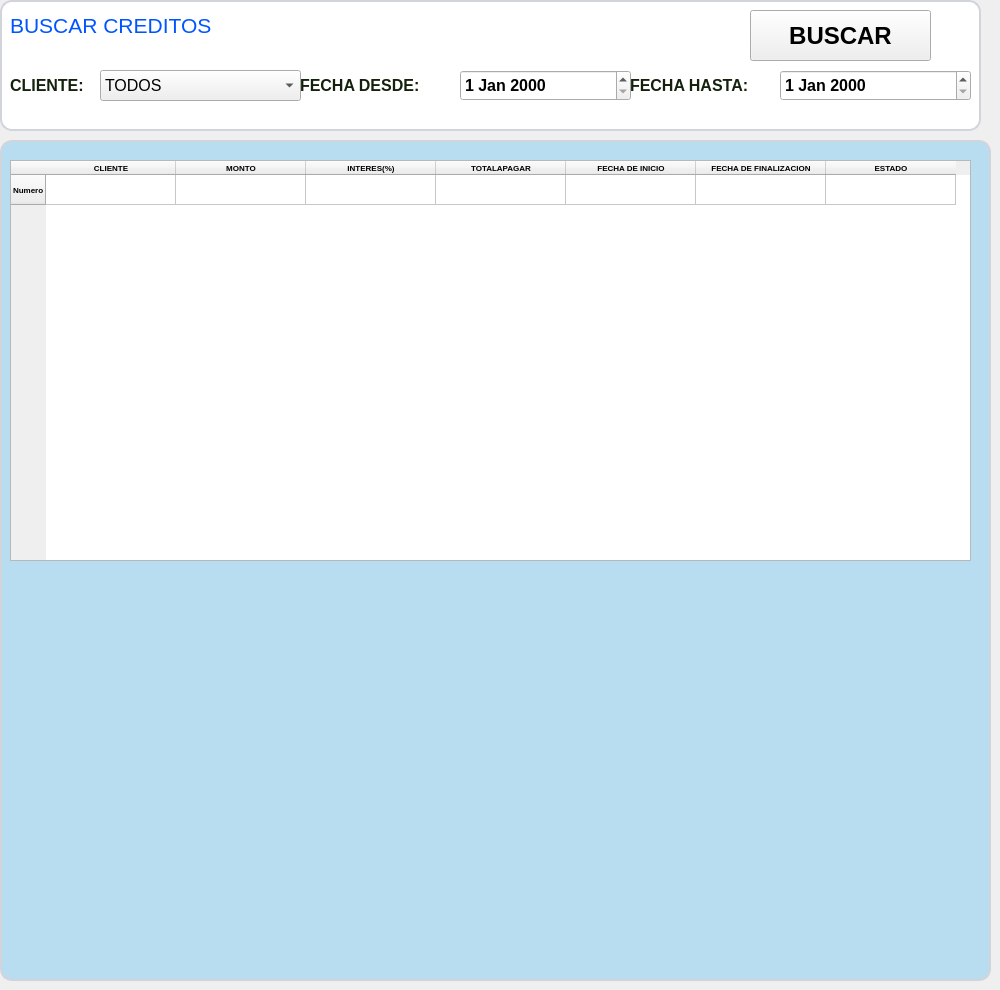
     <widget class="QWidget" name="tab_7">
      <attribute name="title">
       <string>Creditos Cancelados</string>
      </attribute>
      <widget class="QLabel" name="label_96">
       <property name="geometry">
        <rect>
         <x>10</x>
         <y>10</y>
         <width>391</width>
         <height>31</height>
        </rect>
       </property>
       <property name="font">
        <font>
         <pointsize>16</pointsize>
         <weight>50</weight>
         <bold>false</bold>
        </font>
       </property>
       <property name="text">
        <string>&lt;html&gt;&lt;head/&gt;&lt;body&gt;&lt;p&gt;&lt;span style=&quot; color: #0055FF;;&quot;&gt;BUSCAR CREDITOS
&lt;/span&gt;&lt;/p&gt;&lt;/body&gt;&lt;/html&gt;</string>
       </property>
      </widget>
      <widget class="QComboBox" name="comboBox_10">
       <property name="geometry">
        <rect>
         <x>100</x>
         <y>70</y>
         <width>201</width>
         <height>31</height>
        </rect>
       </property>
       <property name="font">
        <font>
         <pointsize>12</pointsize>
         <weight>50</weight>
         <bold>false</bold>
        </font>
       </property>
       <item>
        <property name="text">
         <string>TODOS</string>
        </property>
       </item>
      </widget>
      <widget class="QLabel" name="label_97">
       <property name="geometry">
        <rect>
         <x>10</x>
         <y>60</y>
         <width>231</width>
         <height>51</height>
        </rect>
       </property>
       <property name="font">
        <font>
         <pointsize>12</pointsize>
         <weight>75</weight>
         <bold>true</bold>
        </font>
       </property>
       <property name="styleSheet">
        <string notr="true">color: #14220D;</string>
       </property>
       <property name="text">
        <string>CLIENTE:</string>
       </property>
      </widget>
      <widget class="QLabel" name="label_98">
       <property name="geometry">
        <rect>
         <x>0</x>
         <y>0</y>
         <width>981</width>
         <height>131</height>
        </rect>
       </property>
       <property name="font">
        <font>
         <pointsize>14</pointsize>
        </font>
       </property>
       <property name="styleSheet">
        <string notr="true">QLabel {
    background-color: white;
    color: #14220D;
    border: 2px solid #D1D5DB;
    border-radius: 12px;
    padding: 10px;
}</string>
       </property>
       <property name="text">
        <string/>
       </property>
      </widget>
      <widget class="QLabel" name="label_99">
       <property name="geometry">
        <rect>
         <x>0</x>
         <y>140</y>
         <width>991</width>
         <height>841</height>
        </rect>
       </property>
       <property name="font">
        <font>
         <pointsize>14</pointsize>
        </font>
       </property>
       <property name="styleSheet">
        <string notr="true">QLabel {
    background-color: #B8DCF0;
    color: #14220D;
    border: 2px solid #D1D5DB;
    border-radius: 12px;
    padding: 10px;
}</string>
       </property>
       <property name="text">
        <string/>
       </property>
      </widget>
      <widget class="QLabel" name="label_100">
       <property name="geometry">
        <rect>
         <x>300</x>
         <y>60</y>
         <width>231</width>
         <height>51</height>
        </rect>
       </property>
       <property name="font">
        <font>
         <pointsize>12</pointsize>
         <weight>75</weight>
         <bold>true</bold>
        </font>
       </property>
       <property name="styleSheet">
        <string notr="true">color: #14220D;</string>
       </property>
       <property name="text">
        <string>FECHA DESDE:</string>
       </property>
      </widget>
      <widget class="QDateEdit" name="dateEdit_6">
       <property name="geometry">
        <rect>
         <x>460</x>
         <y>70</y>
         <width>171</width>
         <height>31</height>
        </rect>
       </property>
       <property name="font">
        <font>
         <pointsize>12</pointsize>
         <weight>75</weight>
         <bold>true</bold>
        </font>
       </property>
      </widget>
      <widget class="QLabel" name="label_101">
       <property name="geometry">
        <rect>
         <x>630</x>
         <y>60</y>
         <width>231</width>
         <height>51</height>
        </rect>
       </property>
       <property name="font">
        <font>
         <pointsize>12</pointsize>
         <weight>75</weight>
         <bold>true</bold>
        </font>
       </property>
       <property name="styleSheet">
        <string notr="true">color: #14220D;</string>
       </property>
       <property name="text">
        <string>FECHA HASTA:</string>
       </property>
      </widget>
      <widget class="QDateEdit" name="dateEdit_7">
       <property name="geometry">
        <rect>
         <x>780</x>
         <y>70</y>
         <width>191</width>
         <height>31</height>
        </rect>
       </property>
       <property name="font">
        <font>
         <pointsize>12</pointsize>
         <weight>75</weight>
         <bold>true</bold>
        </font>
       </property>
      </widget>
      <widget class="QPushButton" name="pushButton_33">
       <property name="geometry">
        <rect>
         <x>750</x>
         <y>10</y>
         <width>181</width>
         <height>51</height>
        </rect>
       </property>
       <property name="font">
        <font>
         <pointsize>18</pointsize>
         <weight>75</weight>
         <bold>true</bold>
        </font>
       </property>
       <property name="text">
        <string>BUSCAR</string>
       </property>
       <property name="icon">
        <iconset>
         <normaloff>Imagenes/verificar.png</normaloff>Imagenes/verificar.png</iconset>
       </property>
       <property name="iconSize">
        <size>
         <width>50</width>
         <height>40</height>
        </size>
       </property>
      </widget>
      <widget class="QTableWidget" name="tableWidget_8">
       <property name="geometry">
        <rect>
         <x>10</x>
         <y>160</y>
         <width>961</width>
         <height>401</height>
        </rect>
       </property>
       <property name="minimumSize">
        <size>
         <width>30</width>
         <height>60</height>
        </size>
       </property>
       <property name="font">
        <font>
         <pointsize>6</pointsize>
         <weight>75</weight>
         <bold>true</bold>
        </font>
       </property>
       <property name="editTriggers">
        <set>QAbstractItemView::NoEditTriggers</set>
       </property>
       <attribute name="horizontalHeaderCascadingSectionResizes">
        <bool>false</bool>
       </attribute>
       <attribute name="horizontalHeaderDefaultSectionSize">
        <number>130</number>
       </attribute>
       <row>
        <property name="text">
         <string>Numero</string>
        </property>
       </row>
       <column>
        <property name="text">
         <string>CLIENTE</string>
        </property>
       </column>
       <column>
        <property name="text">
         <string>MONTO</string>
        </property>
       </column>
       <column>
        <property name="text">
         <string>INTERES(%)</string>
        </property>
       </column>
       <column>
        <property name="text">
         <string>TOTALAPAGAR</string>
        </property>
       </column>
       <column>
        <property name="text">
         <string>FECHA DE INICIO</string>
        </property>
       </column>
       <column>
        <property name="text">
         <string>FECHA DE FINALIZACION</string>
        </property>
       </column>
       <column>
        <property name="text">
         <string>ESTADO</string>
        </property>
       </column>
      </widget>
      <zorder>label_98</zorder>
      <zorder>label_96</zorder>
      <zorder>comboBox_10</zorder>
      <zorder>label_97</zorder>
      <zorder>label_99</zorder>
      <zorder>label_100</zorder>
      <zorder>dateEdit_6</zorder>
      <zorder>label_101</zorder>
      <zorder>dateEdit_7</zorder>
      <zorder>pushButton_33</zorder>
      <zorder>tableWidget_8</zorder>
     </widget>
